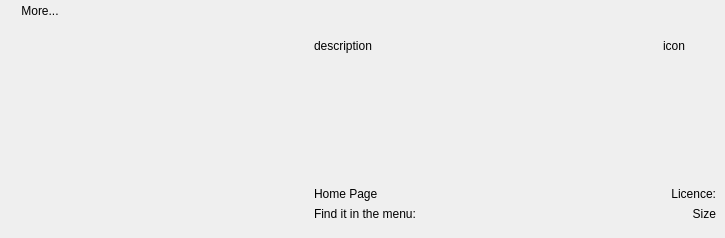
<?xml version="1.0" encoding="UTF-8"?>
<ui version="4.0">
 <class>KpkPackageDetails</class>
 <widget class="QWidget" name="KpkPackageDetails">
  <property name="geometry">
   <rect>
    <x>0</x>
    <y>0</y>
    <width>725</width>
    <height>238</height>
   </rect>
  </property>
  <property name="sizePolicy">
   <sizepolicy hsizetype="Preferred" vsizetype="Minimum">
    <horstretch>0</horstretch>
    <verstretch>0</verstretch>
   </sizepolicy>
  </property>
  <layout class="QGridLayout" name="gridLayout_2">
   <property name="margin">
    <number>0</number>
   </property>
   <item row="4" column="0" colspan="2">
    <spacer name="verticalSpacer_2">
     <property name="orientation">
      <enum>Qt::Vertical</enum>
     </property>
     <property name="sizeHint" stdset="0">
      <size>
       <width>20</width>
       <height>0</height>
      </size>
     </property>
    </spacer>
   </item>
   <item row="0" column="2" rowspan="7">
    <widget class="QWidget" name="stackedWidget" native="true">
     <property name="minimumSize">
      <size>
       <width>420</width>
       <height>0</height>
      </size>
     </property>
     <widget class="QScrollArea" name="descriptionW">
      <property name="geometry">
       <rect>
        <x>0</x>
        <y>30</y>
        <width>420</width>
        <height>200</height>
       </rect>
      </property>
      <property name="minimumSize">
       <size>
        <width>420</width>
        <height>0</height>
       </size>
      </property>
      <property name="maximumSize">
       <size>
        <width>16777215</width>
        <height>210</height>
       </size>
      </property>
      <property name="sizeIncrement">
       <size>
        <width>10</width>
        <height>0</height>
       </size>
      </property>
      <property name="frameShape">
       <enum>QFrame::NoFrame</enum>
      </property>
      <property name="horizontalScrollBarPolicy">
       <enum>Qt::ScrollBarAlwaysOff</enum>
      </property>
      <property name="widgetResizable">
       <bool>true</bool>
      </property>
      <widget class="QWidget" name="scrollAreaWidgetContents">
       <property name="geometry">
        <rect>
         <x>0</x>
         <y>0</y>
         <width>420</width>
         <height>200</height>
        </rect>
       </property>
       <property name="sizePolicy">
        <sizepolicy hsizetype="Expanding" vsizetype="MinimumExpanding">
         <horstretch>0</horstretch>
         <verstretch>0</verstretch>
        </sizepolicy>
       </property>
       <property name="minimumSize">
        <size>
         <width>410</width>
         <height>200</height>
        </size>
       </property>
       <layout class="QGridLayout" name="gridLayout">
        <item row="2" column="0">
         <widget class="QLabel" name="homepageL">
          <property name="sizePolicy">
           <sizepolicy hsizetype="Expanding" vsizetype="Preferred">
            <horstretch>0</horstretch>
            <verstretch>0</verstretch>
           </sizepolicy>
          </property>
          <property name="text">
           <string notr="true">Home Page</string>
          </property>
          <property name="alignment">
           <set>Qt::AlignLeading|Qt::AlignLeft|Qt::AlignTop</set>
          </property>
          <property name="wordWrap">
           <bool>true</bool>
          </property>
          <property name="margin">
           <number>5</number>
          </property>
          <property name="openExternalLinks">
           <bool>true</bool>
          </property>
         </widget>
        </item>
        <item row="2" column="1" colspan="2">
         <widget class="QLabel" name="licenseL">
          <property name="sizePolicy">
           <sizepolicy hsizetype="Expanding" vsizetype="Preferred">
            <horstretch>0</horstretch>
            <verstretch>0</verstretch>
           </sizepolicy>
          </property>
          <property name="text">
           <string>Licence:</string>
          </property>
          <property name="alignment">
           <set>Qt::AlignRight|Qt::AlignTrailing|Qt::AlignVCenter</set>
          </property>
          <property name="margin">
           <number>5</number>
          </property>
         </widget>
        </item>
        <item row="5" column="1" colspan="2">
         <widget class="QLabel" name="sizeL">
          <property name="sizePolicy">
           <sizepolicy hsizetype="Expanding" vsizetype="Preferred">
            <horstretch>0</horstretch>
            <verstretch>0</verstretch>
           </sizepolicy>
          </property>
          <property name="text">
           <string notr="true">Size</string>
          </property>
          <property name="alignment">
           <set>Qt::AlignRight|Qt::AlignTrailing|Qt::AlignVCenter</set>
          </property>
          <property name="margin">
           <number>5</number>
          </property>
         </widget>
        </item>
        <item row="1" column="0" colspan="3">
         <layout class="QHBoxLayout" name="horizontalLayout_4">
          <item>
           <widget class="QLabel" name="descriptionL">
            <property name="sizePolicy">
             <sizepolicy hsizetype="Preferred" vsizetype="MinimumExpanding">
              <horstretch>0</horstretch>
              <verstretch>0</verstretch>
             </sizepolicy>
            </property>
            <property name="minimumSize">
             <size>
              <width>320</width>
              <height>0</height>
             </size>
            </property>
            <property name="text">
             <string notr="true">description</string>
            </property>
            <property name="textFormat">
             <enum>Qt::RichText</enum>
            </property>
            <property name="alignment">
             <set>Qt::AlignLeading|Qt::AlignLeft|Qt::AlignTop</set>
            </property>
            <property name="wordWrap">
             <bool>true</bool>
            </property>
            <property name="margin">
             <number>5</number>
            </property>
           </widget>
          </item>
          <item>
           <widget class="QLabel" name="iconL">
            <property name="sizePolicy">
             <sizepolicy hsizetype="Minimum" vsizetype="MinimumExpanding">
              <horstretch>0</horstretch>
              <verstretch>0</verstretch>
             </sizepolicy>
            </property>
            <property name="minimumSize">
             <size>
              <width>84</width>
              <height>0</height>
             </size>
            </property>
            <property name="maximumSize">
             <size>
              <width>84</width>
              <height>16777215</height>
             </size>
            </property>
            <property name="text">
             <string notr="true">icon</string>
            </property>
            <property name="alignment">
             <set>Qt::AlignHCenter|Qt::AlignTop</set>
            </property>
            <property name="margin">
             <number>5</number>
            </property>
           </widget>
          </item>
         </layout>
        </item>
        <item row="5" column="0">
         <widget class="QLabel" name="pathL">
          <property name="sizePolicy">
           <sizepolicy hsizetype="Expanding" vsizetype="Preferred">
            <horstretch>0</horstretch>
            <verstretch>0</verstretch>
           </sizepolicy>
          </property>
          <property name="text">
           <string notr="true">Find it in the menu:</string>
          </property>
          <property name="textFormat">
           <enum>Qt::RichText</enum>
          </property>
          <property name="wordWrap">
           <bool>true</bool>
          </property>
          <property name="margin">
           <number>5</number>
          </property>
         </widget>
        </item>
       </layout>
      </widget>
     </widget>
    </widget>
   </item>
   <item row="1" column="0" colspan="2">
    <spacer name="verticalSpacer">
     <property name="orientation">
      <enum>Qt::Vertical</enum>
     </property>
     <property name="sizeHint" stdset="0">
      <size>
       <width>20</width>
       <height>0</height>
      </size>
     </property>
    </spacer>
   </item>
   <item row="3" column="1">
    <widget class="ClickableLabel" name="screenshotL">
     <property name="minimumSize">
      <size>
       <width>170</width>
       <height>150</height>
      </size>
     </property>
     <property name="maximumSize">
      <size>
       <width>170</width>
       <height>150</height>
      </size>
     </property>
     <property name="text">
      <string notr="true"/>
     </property>
     <property name="alignment">
      <set>Qt::AlignCenter</set>
     </property>
    </widget>
   </item>
   <item row="0" column="0" colspan="2">
    <layout class="QHBoxLayout" name="horizontalLayout_2">
     <item>
      <widget class="QPushButton" name="menuTB">
       <property name="text">
        <string notr="true">More...</string>
       </property>
       <property name="flat">
        <bool>true</bool>
       </property>
      </widget>
     </item>
     <item>
      <spacer name="horizontalSpacer">
       <property name="orientation">
        <enum>Qt::Horizontal</enum>
       </property>
       <property name="sizeHint" stdset="0">
        <size>
         <width>40</width>
         <height>20</height>
        </size>
       </property>
      </spacer>
     </item>
    </layout>
   </item>
  </layout>
 </widget>
 <customwidgets>
  <customwidget>
   <class>ClickableLabel</class>
   <extends>QLabel</extends>
   <header>ClickableLabel.h</header>
  </customwidget>
 </customwidgets>
 <resources/>
 <connections/>
</ui>
